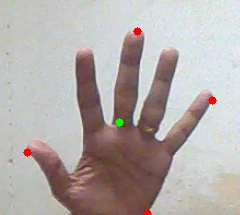
#> input picture Gesture Recognition/gesture-recognition-master/resources/center.jpg, 240 x 215 px, given in place of the camera
$ python gesture.py   (older library calls are emulated)
#> lines starting #> are read from the running program, lines starting #| are printed output that depends on the picture; after the words box and inside, x2 and y2 are one past the last pixel; in counts of white or black regions, pixels touching at a corner belong together
import cv2
import numpy as np

cap = cv2.VideoCapture(0)
while (cap.isOpened()):
    ret, img = cap.read()
#> img is the input picture: shape (215, 240, 3); mean B, G, R 170.3, 172.5, 179.7
    gray = cv2.cvtColor(img, cv2.COLOR_BGR2GRAY)
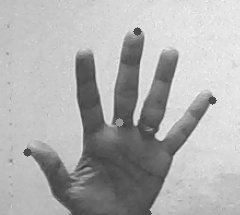
#> gray: shape (215, 240); min 54, max 246, mean 174.4
    blur = cv2.GaussianBlur(gray, (5, 5), 0)
    ret, thresh1 = cv2.threshold(blur, 70, 255, cv2.THRESH_BINARY_INV + cv2.THRESH_OTSU)
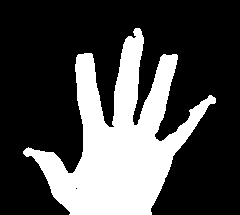
#> thresh1: shape (215, 240); 28.6% white; 1 white region
#> ret = 151

    _, contours, hierarchy = cv2.findContours(thresh1, cv2.RETR_TREE, cv2.CHAIN_APPROX_SIMPLE)
#> contours = 2 contours, 1 with area under 20; largest, box (x1, y1, x2, y2) and area: (23, 28, 216, 215) 14282
    drawing = np.zeros(img.shape, np.uint8)

    max_area = 0

    for i in range(len(contours)):
        cnt = contours[i]
        area = cv2.contourArea(cnt)
        if (area > max_area):
            max_area = area
            ci = i
#> this loop made 2 passes
#> (area, max_area, ci) on pass 1: (14282, 14282, 0)
#> after the loop, ci = 0; max_area = 14282
    cnt = contours[ci]
#> cnt = contour of 433 points, box (x1, y1, x2, y2) (23, 28, 216, 215), area 14282
    hull = cv2.convexHull(cnt)
#> hull = contour of 13 points, box (x1, y1, x2, y2) (23, 28, 216, 215), area 23631
    prev_hull = cv2.convexHull(cnt)
#> prev_hull has the same summary as hull
    prev_cnt = cnt
#> prev_cnt has the same summary as cnt
    moments = cv2.moments(cnt)
#> moments = moments, m00 14282, centre m10/m00, m01/m00 = (119, 141.2)
    if moments['m00'] != 0:
        cx = int(moments['m10'] / moments['m00'])  # cx = M10/M00
#> cx = 119
        cy = int(moments['m01'] / moments['m00'])  # cy = M01/M00
#> cy = 141

    centr = (cx, cy)
#> centr = (119, 141)
    cv2.circle(img, centr, 5, [0, 0, 255], 2)
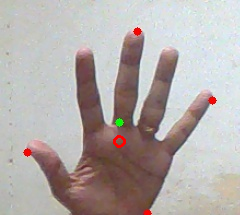
#> img: shape (215, 240, 3); 0.17% of pixels changed, all inside (x1, y1, x2, y2) = (113, 135, 126, 148)
    cv2.drawContours(drawing, [cnt], 0, (0, 255, 0), 2)
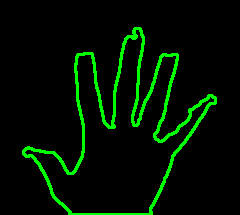
#> drawing: shape (215, 240, 3); mean of channels 0, 1, 2 0, 17.3, 0; drawn as B, G, R
    cv2.drawContours(drawing, [hull], 0, (255, 0, 255), 2)
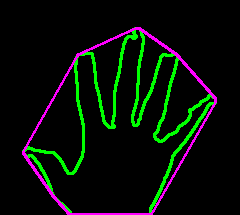
#> drawing: shape (215, 240, 3); 2.93% of pixels changed, all inside (x1, y1, x2, y2) = (22, 27, 217, 215); drawn as B, G, R

    cnt = cv2.approxPolyDP(cnt, 0.01 * cv2.arcLength(cnt, True), True)
#> cnt = contour of 14 points, box (x1, y1, x2, y2) (23, 28, 216, 215), area 15342
    hull = cv2.convexHull(cnt, returnPoints=False)
#> hull = [11, 9, 8, 7, 6, 4, 0]

    if (1):
        defects = cv2.convexityDefects(cnt, hull)
#> defects = [[11, 0, 13, 20051], [0, 4, 2, 20239], [4, 6, 5, 13985], [9, 11, 10, 17590]]
        mind = 0
        maxd = 0
        for i in range(defects.shape[0]):
            s, e, f, d = defects[i, 0]
            start = tuple(cnt[s][0])
            end = tuple(cnt[e][0])
            far = tuple(cnt[f][0])
            dist = cv2.pointPolygonTest(cnt, centr, True)
            cv2.line(img, start, end, [0, 255, 0], 2)
            cv2.circle(img, far, 5, [0, 0, 255], -1)
#> this loop made 4 passes
#> (s, e, f, d, start, end, far) on passes 1 to 4: (11, 0, 13, 20051, (177, 59), (139, 28), (134, 125)), (0, 4, 2, 20239, (139, 28), (76, 57), (113, 127)), (4, 6, 5, 13985, (76, 57), (23, 151), (75, 170)), (9, 11, 10, 17590, (215, 102), (177, 59), (156, 139))
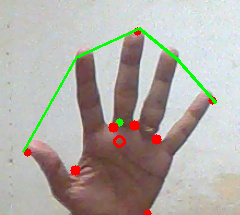
#> img: shape (215, 240, 3); 2.15% of pixels changed, all inside (x1, y1, x2, y2) = (22, 27, 217, 176)
        # print "i=",i,"area=",area,"hull",hull,"prev_hull",prev_hull
        # print "Points=",prev_hull
        i = 0
    # change_image[hull] = Clear[hull]
    # cv2.imshow('final_game',change_image)
    cv2.imshow('output', drawing)
    cv2.imshow('input', img)

    k = cv2.waitKey(10)
#> (key Esc is pressed here)
    if k == 27:
        break

cap.release()
cv2.destroyAllWindows()

$ run again, on Gesture Recognition/gesture-recognition-master/resources/hull.jpg
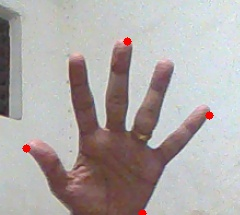
#> input picture Gesture Recognition/gesture-recognition-master/resources/hull.jpg, 240 x 215 px, given in place of the camera
#> img is the input picture: shape (215, 240, 3); mean B, G, R 166.8, 168.1, 174.6
#> `ret, thresh1 = cv2.threshold(blur, 70, 255, cv2.THRESH_BINARY_INV + cv..`:
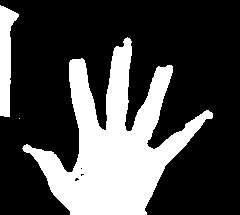
#> thresh1: shape (215, 240); 28.5% white; 3 white regions (1 under 20 px)
#> ret = 146
#> contours = 6 contours, 4 with area under 20; largest, box (x1, y1, x2, y2) and area: (22, 37, 213, 215) 13004, (0, 5, 19, 117) 1115
#> the loop `for i in range(len(contours)):` made 6 passes
#> (area, max_area, ci) on pass 2: (13004, 13004, 1)
#> after the loop `for i in range(len(contours)):`: ci = 1; max_area = 13004
#> `cnt = contours[ci]`: cnt = contour of 412 points, box (x1, y1, x2, y2) (22, 37, 213, 215), area 13004
#> `hull = cv2.convexHull(cnt)`: hull = contour of 14 points, box (x1, y1, x2, y2) (22, 37, 213, 215), area 22334
#> prev_hull has the same summary as hull
#> prev_cnt has the same summary as cnt
#> moments = moments, m00 13004, centre m10/m00, m01/m00 = (113.8, 145)
#> cx = 113
#> cy = 144
#> centr = (113, 144)
#> `cnt = cv2.approxPolyDP(cnt, 0.01 * cv2.arcLength(cnt, True), True)`: cnt = contour of 14 points, box (x1, y1, x2, y2) (22, 37, 213, 215), area 12955
#> `hull = cv2.convexHull(cnt, returnPoints=False)`: hull = [11, 9, 7, 6, 5, 3, 0]
#> defects = [[11, 0, 13, 18995], [0, 3, 1, 19634], [3, 5, 4, 14158], [7, 9, 8, 3103], [9, 11, 10, 17157]]
#> the loop `for i in range(defects.shape[0]):` made 5 passes
#> (s, e, f, d, start, end, far) on passes 1 to 5: (11, 0, 13, 18995, (172, 72), (127, 37), (127, 131)), (0, 3, 1, 19634, (127, 37), (69, 62), (105, 130)), (3, 5, 4, 14158, (69, 62), (22, 148), (73, 170)), (7, 9, 8, 3103, (146, 214), (212, 117), (164, 166)), (9, 11, 10, 17157, (212, 117), (172, 72), (149, 147))
#> after the loop `for i in range(defects.shape[0]):`:
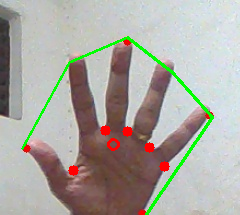
#> img: shape (215, 240, 3); mean B, G, R 161.4, 168.5, 171.2
